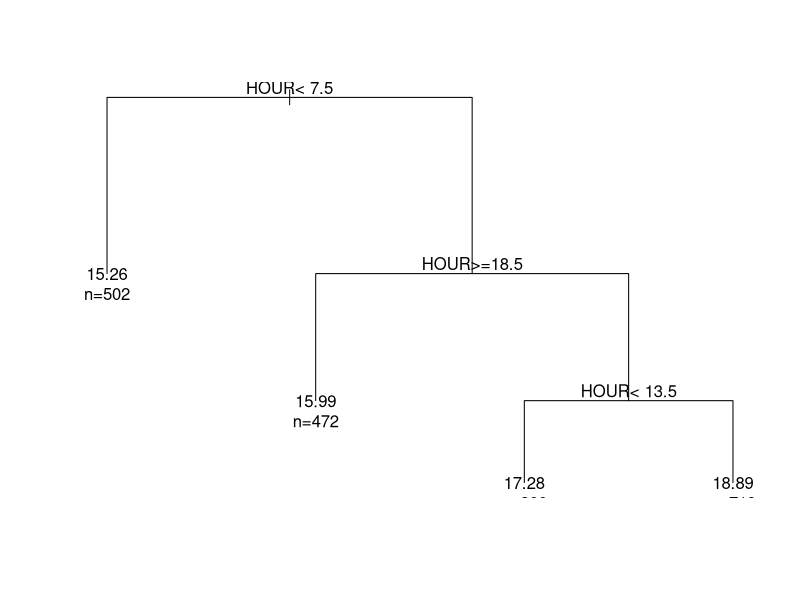
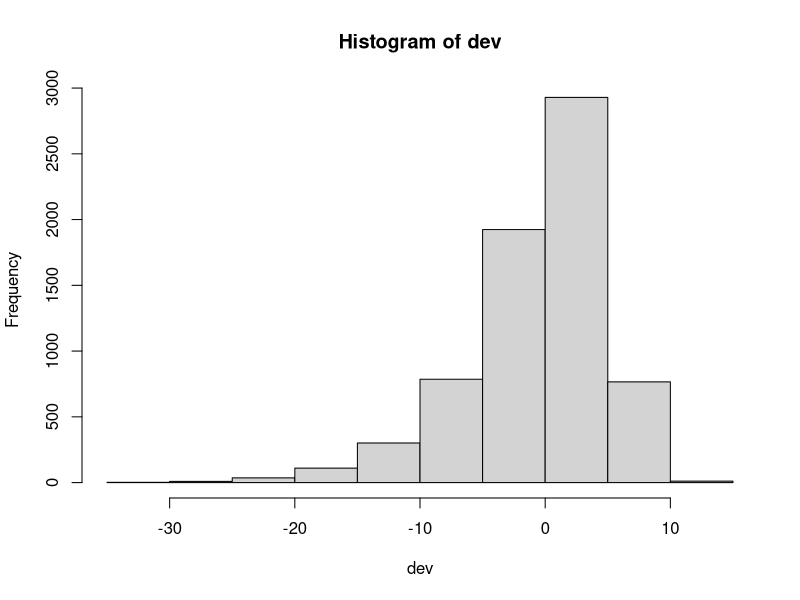

These charts were generated, in order, by the following R code:
library("rpart")
sngrwy_out=read.csv(file='taxiout.csv')

sngrwy_out$DURATION=as.factor(sngrwy_out$DURATION)
d0=sngrwy_out[sngrwy_out$DURATION=="0",]
d1=sngrwy_out[sngrwy_out$DURATION=="1",]
d2=sngrwy_out[sngrwy_out$DURATION=="2",]

fit_taxi_d0=rpart(TAXI.OUT~HOUR+TYPE,data=d0)
fit_taxi_d1=rpart(TAXI.OUT~HOUR,data=d1)
fit_taxi_d2=rpart(TAXI.OUT~HOUR,data=d2)

print(fit_taxi_d0)
print(fit_taxi_d1)
print(fit_taxi_d1)
plot(fit_taxi_d0)
text(fit_taxi_d0, use.n=TRUE)

ptaxiout=predict(fit_taxi_d0,newdata=sngrwy_out)
chisq.test(sngrwy_out$TAXI.OUT,ptaxiout)
dev=ptaxiout-sngrwy_out$TAXI.OUT
hist(dev)